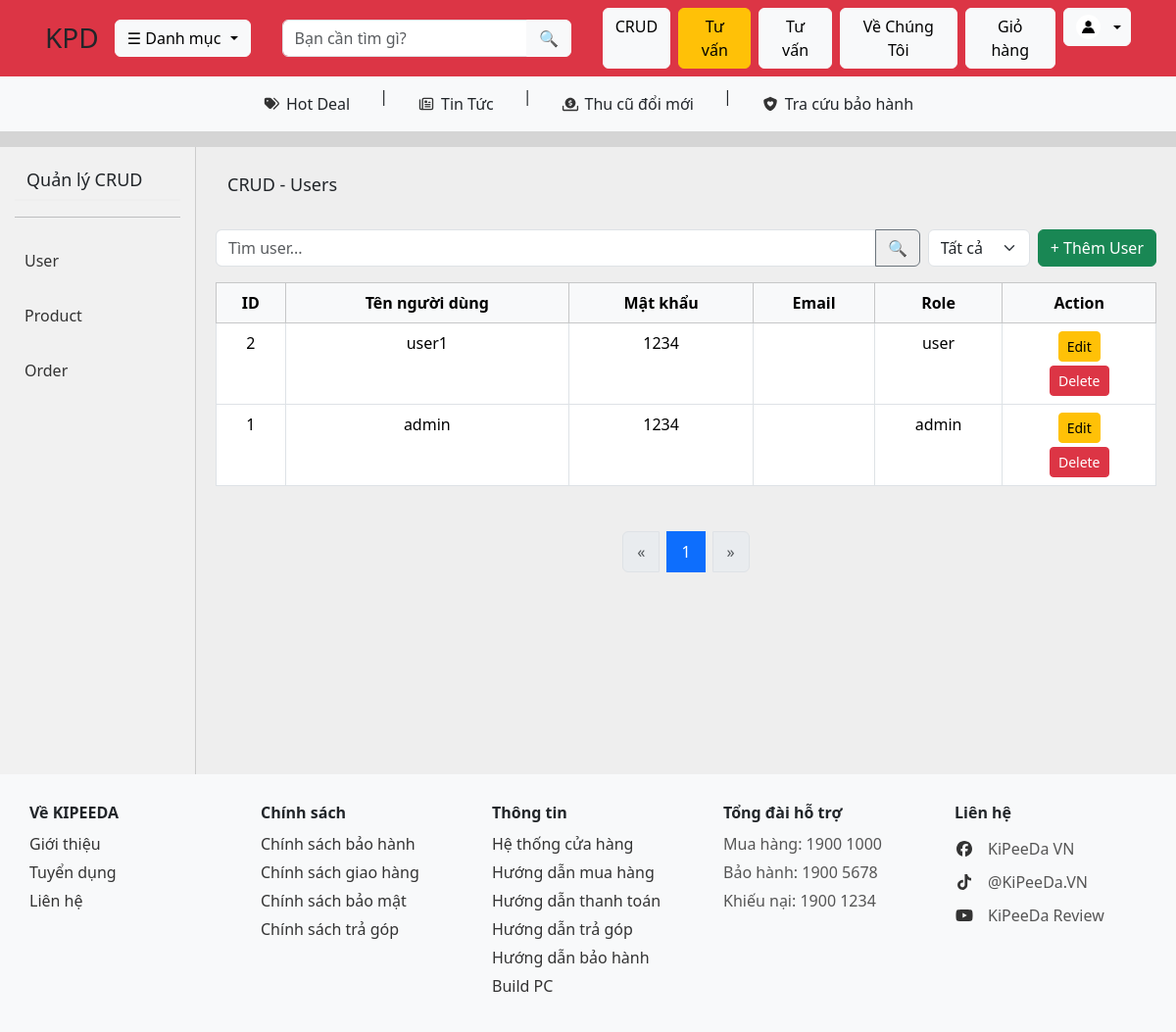
Page /user.php (signed in) on the earlier database version.
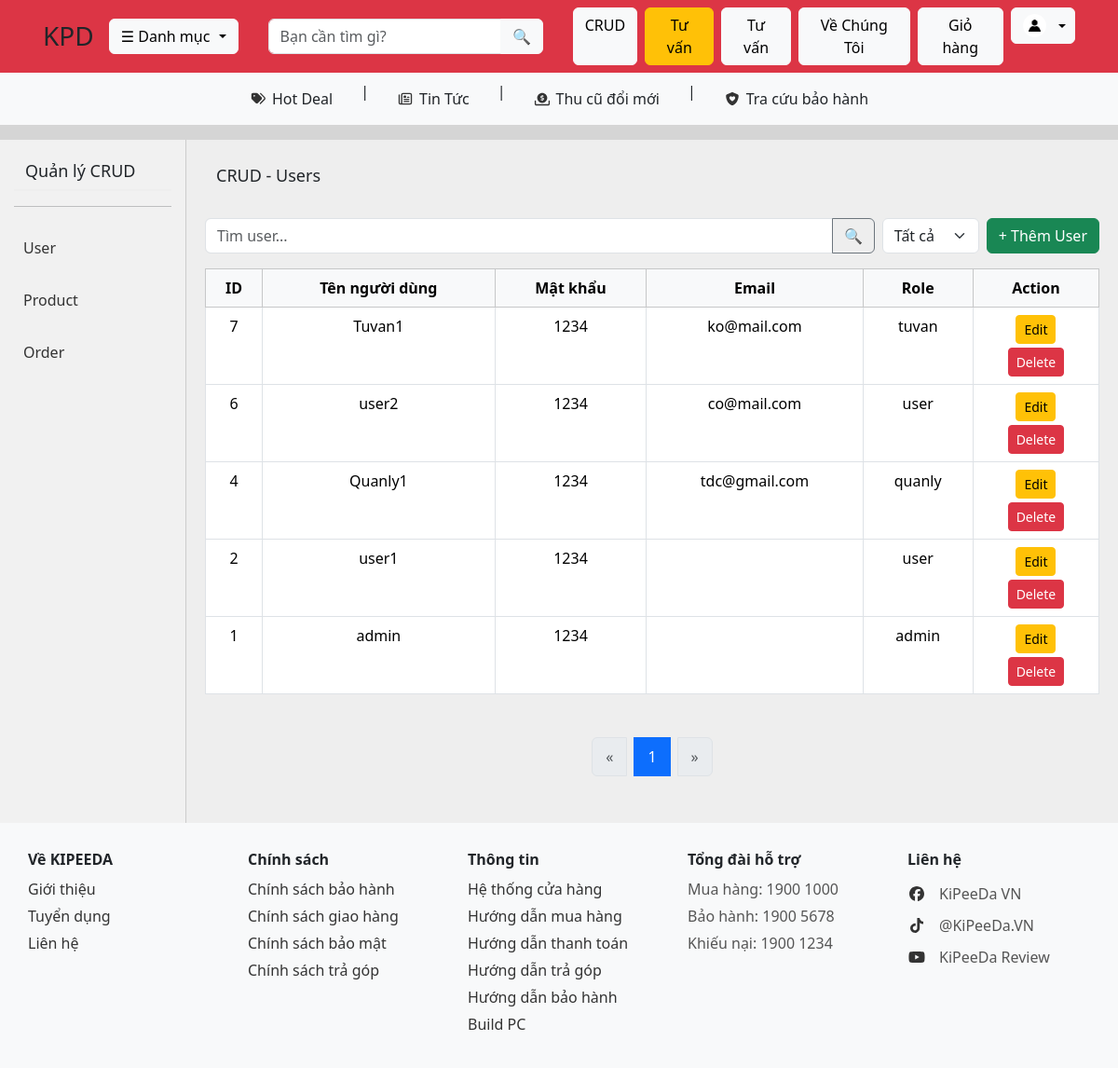
Same page on the later database version.
### tables this page shows
CREATE TABLE `users` (
  `id` int NOT NULL,
  `username` varchar(100) DEFAULT NULL,
  `password` varchar(255) DEFAULT NULL,
  `email` varchar(255) DEFAULT NULL,
  `role` enum('admin','user','quanly','tuvan') NOT NULL
);

### Database/Database.php (called while the page is built, shortened)
<?php
class Database
{
    private $host = "localhost";
    private $user = "root";
    private $pass = "";
    private $dbname = "kipeeda";
    public $conn;
    public function __construct()
    {
        $this->conn = new mysqli(
            $this->host,
            $this->user,
            $this->pass,
            $this->dbname
        );
        $this->conn->set_charset("utf8mb4");
    }
    public function select($sql, $types = "", $params = [])
    {
        $stmt = $this->conn->prepare($sql);
        if (!empty($params)) {
            $stmt->bind_param($types, ...$params);
        }
        $stmt->execute();
        $result = $stmt->get_result();
        $data = $result ? $result->fetch_all(MYSQLI_ASSOC) : [];
        return $data;
    }
    public function count($sql, $types = "", $params = [])
    {
        $stmt = $this->conn->prepare($sql);
        $stmt->execute();
        $stmt->bind_result($total);
        return $total ?? 0;
    }
}

### user.php (the view, shortened to what this page needs)
<?php
require_once "Database/Database.php";
$db = new Database();
$page = isset($_GET['page']) ? (int)$_GET['page'] : 1;
$limit = 10;
$total = $db->count("SELECT COUNT(*) FROM users");
$role = isset($_GET['role']) ? $_GET['role'] : "";
$params = [];
$types = "";
$whereSql = "";
$total = $db->count(
    "SELECT COUNT(*) FROM users $whereSql",
    $types,
    $params
);
$totalPage = ceil($total / $limit);
$offset = ($page - 1) * $limit;
$sql = "SELECT * FROM users
        $whereSql
        ORDER BY id DESC
        LIMIT ?, ?";
$params[] = $offset;
$params[] = $limit;
$types .= "ii";
$users = $db->select($sql, $types, $params);
?>
<!DOCTYPE html>
<html lang="vi">
<head>
    <link href="https://cdn.jsdelivr.net/npm/bootstrap@5.3.3/dist/css/bootstrap.min.css" rel="stylesheet">
    <link rel="stylesheet" href="public/css/style.css">
    <link rel="stylesheet" href="public/css/crud.css">
</head>
<body>
    <?php include "navbar.php"; ?>
    <div class="container-fluid mt-3">
        <div class="row">
            <div class="col-md-2 sidebar">
                <h6>Quản lý CRUD</h6>
                <hr>
                <ul class="list-unstyled">
                    <?php if ($_SESSION["role"] == "admin"): ?>
                        <li><a href="user.php">User</a></li>
                    <?php endif; ?>
                    <?php if (in_array($_SESSION["role"], ["admin", "quanly"])): ?>
                        <li><a href="crud.php">Product</a></li>
                        <li><a href="order.php">Order</a></li>
                    <?php endif; ?>
                </ul>
            </div>
            <div class="col-md-10 main-content">
                <div class="d-flex justify-content-between align-items-center mb-3">
                    <h5>CRUD - Users</h5>
                </div>
                <div class="d-flex gap-2 mb-3 flex-wrap">
                    <form method="GET" class="flex-grow-1">
                        <div class="input-group">
                            <input
                                type="search"
                                name="user_keyword"
                                class="form-control"
                                placeholder="Tìm user..."
                                value="<?= isset($_GET['user_keyword']) ? $_GET['user_keyword'] : '' ?>">
                            <button class="btn btn-outline-secondary" type="submit">
                                🔍
                            </button>
                        </div>
                    </form>
                    <select id="categoryFilter" class="form-select w-auto">
                        <option value="">Tất cả</option>
                    </select>
                    <button class="btn btn-success" data-bs-toggle="modal" data-bs-target="#addUserModal">
                        + Thêm User
                    </button>
                </div>
                <div class="table-responsive">
                    <table class="table table-bordered text-center">
                        <thead class="table-light">
                            <tr>
                                <th>ID </th>
                                <th>Tên người dùng </th>
                                <th>Mật khẩu </th>
                                <th>Email </th>
                                <th>Role</th>
                                <th>Action</th>
                            </tr>
                        </thead>
                        <tbody>
                            <?php foreach ($users as $u): ?>
                                <tr>
                                    <td><?= $u["id"] ?></td>
                                    <td><?= $u["username"] ?></td>
                                    <td><?= $u["password"] ?></td>
                                    <td><?= $u["email"] ?></td>
                                    <td><?= $u["role"] ?></td>
                                    <td>
                                        <button class="btn btn-warning btn-sm mb-1"
                                            data-bs-toggle="modal"
                                            data-bs-target="#edit<?= $u["id"] ?>">
                                            Edit
                                        </button>
                                        <br>
                                        <a href="?delete=<?= $u["id"] ?>"
                                            class="btn btn-danger btn-sm"
                                            onclick="return confirm('Xóa user này?')">
                                            Delete
                                        </a>
                                    </td>
                                </tr>
                            <?php endforeach; ?>
                        </tbody>
                    </table>
                </div>
                <nav>
                    <ul class="pagination justify-content-center">
                        <li class="page-item <?= ($page <= 1) ? 'disabled' : '' ?>">
                            <a class="page-link"
                                href="?page=<?= $page - 1 ?>&user_keyword=<?= urlencode($keyword) ?>&role=<?= urlencode($role) ?>">
                                «
                            </a>
                        </li>
                        <?php for ($i = 1; $i <= $totalPage; $i++): ?>
                            <li class="page-item <?= ($i == $page) ? 'active' : '' ?>">
                                <a class="page-link"
                                    href="?page=<?= $i ?>&user_keyword=<?= urlencode($keyword) ?>&role=<?= urlencode($role) ?>">
                                    <?= $i ?>
                                </a>
                            </li>
                        <?php endfor; ?>
                        <li class="page-item <?= ($page >= $totalPage) ? 'disabled' : '' ?>">
                            <a class="page-link"
                                href="?page=<?= $page + 1 ?>&user_keyword=<?= urlencode($keyword) ?>&role=<?= urlencode($role) ?>">
                                »
                            </a>
                        </li>
                    </ul>
                </nav>
            </div>
        </div>
    </div>
    <?php include "footer.php" ?>
</body>
</html>

### navbar.php (shortened to what this page needs)
<?php
require_once "Database/Database.php";
$db = new Database();
$categories = $db->select("SELECT * FROM categories");
$keyword = $_GET["keyword"] ?? "";
?>
<link rel="stylesheet" href="public/css/navbar.css">
<nav class="navbar navbar-expand-lg navbar-light bg-danger">
    <div class="container px-3">
        <a class="navbar-brand text-dark" href="index.php">
            <h3 class="m-0">KPD</h3>
        </a>
        <div class="collapse navbar-collapse" id="navbarMain">
            <?php $isIndex = basename($_SERVER['PHP_SELF']) == "index.php"; ?>
            <div class="d-flex flex-column flex-lg-row align-items-lg-center gap-3 w-100">
                <?php if ($isIndex): ?>
                    <div class="dropdown">
                        <button type="button" class="btn btn-light dropdown-toggle" id="btnCategory">
                            ☰ Danh mục
                        </button>
                        <ul class="dropdown-menu shadow" id="navMenu">
                            <?php foreach ($categories as $c): ?>
                                <li>
                                    <a class="dropdown-item" href="view.php?category=<?= $c['id'] ?>">
                                        <?= $c['name'] ?>
                                    </a>
                                </li>
                            <?php endforeach ?>
                        </ul>
                    </div>
                <?php else: ?>
                    <div class="dropdown">
                        <button class="btn btn-light dropdown-toggle" data-bs-toggle="dropdown">
                            ☰ Danh mục
                        </button>
                    </div>
                <?php endif; ?>
                <form action="view.php" method="GET" class="flex-grow-1 mx-3">
                    <div class="input-group">
                        <input type="search" name="keyword" value="<?= htmlspecialchars($keyword) ?>"
                            class="form-control" placeholder="Bạn cần tìm gì?">
                        <button class="btn btn-light" type="submit">
                            🔍
                        </button>
                    </div>
                </form>
                <div class="d-flex flex-column flex-lg-row gap-2">
                    <?php if (isset($_SESSION["role"])): ?>
                        <?php if ($_SESSION["role"] === "admin"): ?>
                            <a href="crud.php" class="btn btn-light">CRUD</a>
                            <a href="chat.php" class="btn btn-warning">Tư vấn</a>
                        <?php endif; ?>
                        <a href="chat.php" class="btn btn-light">Tư vấn</a>
                    <?php endif; ?>
                    <a href="faq.php" class="btn btn-light">Về Chúng Tôi</a></a>
                    <a href="cart.php" class="btn btn-light">Giỏ hàng</a>
                    <?php if (isset($_SESSION["user"])): ?>
                        <div class="dropdown">
                            <button class="btn btn-light dropdown-toggle d-flex align-items-center gap-2"
                                data-bs-toggle="dropdown" aria-expanded="false">
                                <img src="public/img/avatar/avatar.jpg" height="25px" width="25px" class="rounded-circle">
                            </button>
                        </div>
                    <?php else: ?>
                        <a href="login.php" class="btn btn-light">Đăng nhập</a>
                    <?php endif; ?>
                </div>
            </div>
        </div>
</nav>
<header class="bg-light py-2">
    <div class="container d-flex flex-wrap justify-content-center gap-3">
        <div class="navbar-content">
            <div class="feature-bar">
                <p>Hot Deal</p>
            </div>
            <p>|</p>
            <div class="feature-bar">
                <p>Tin Tức</p>
            </div>
            <p>|</p>
            <div class="feature-bar">
                <p>Thu cũ đổi mới</p>
            </div>
            <p>|</p>
            <div class="feature-bar">
                <p> Tra cứu bảo hành</p>
            </div>
        </div>
    </div>
</header>

### footer.php (shortened to what this page needs)
<link rel="stylesheet" href="public/css/footer.css">
<footer>
    <div class="footer container-fluid bg-light">
        <div class="footer-item">
            <h6 class="footer-title">Về KIPEEDA <span>+</span></h6>
            <div class="footer-content">
                <p><a href="faq.php?type=gioithieu">Giới thiệu</a></p>
                <p><a href="faq.php?type=tuyendung">Tuyển dụng</a></p>
                <p><a href="faq.php?type=lienhe">Liên hệ</a></p>
            </div>
        </div>
        <div class="footer-item">
            <h6 class="footer-title">Chính sách <span>+</span></h6>
            <div class="footer-content">
                <p><a href="faq.php?type=baohanh">Chính sách bảo hành</a></p>
                <p><a href="faq.php?type=giaohang">Chính sách giao hàng</a></p>
                <p> <a href="faq.php?type=baomat">Chính sách bảo mật</a></p>
                <p><a href="faq.php?type=tragop">Chính sách trả góp</a></p>
            </div>
        </div>
        <div class="footer-item">
            <h6 class="footer-title">Thông tin <span>+</span></h6>
            <div class="footer-content">
                <p><a href="faq.php?type=cuahang">Hệ thống cửa hàng</a></p>
                <p><a href="faq.php?type=muahang">Hướng dẫn mua hàng</a></p>
                <p><a href="faq.php?type=thanhtoan">Hướng dẫn thanh toán</a></p>
                <p><a href="faq.php?type=tragop_hd">Hướng dẫn trả góp</a></p>
                <p> <a href="faq.php?type=baohanh_hd">Hướng dẫn bảo hành</a></p>
                <p><a href="faq.php?type=buildpc">Build PC</a></p>
            </div>
        </div>
        <div class="footer-item">
            <h6 class="footer-title">Tổng đài hỗ trợ <span>+</span></h6>
            <div class="footer-content">
                <p>Mua hàng: 1900 1000</p>
                <p>Bảo hành: 1900 5678</p>
                <p>Khiếu nại: 1900 1234</p>
            </div>
        </div>
        <div class="footer-item">
            <h6 class="footer-title">Liên hệ <span>+</span></h6>
            <div class="footer-content">
                <div class="social">
                    <p>KiPeeDa VN</p>
                </div>
                <div class="social">
                    <p>@KiPeeDa.VN</p>
                </div>
                <div class="social">
                    <p>KiPeeDa Review</p>
                </div>
            </div>
        </div>
    </div>
</footer>

### public/css/style.css (style rules this page uses)
body { background: #cfcfcfda; }
img { max-width: 100%; height: auto; }
.container { padding: 0 10px; }

### public/css/crud.css (style rules this page uses)
.sidebar { background: #f1f1f1; min-height: 80vh; padding: 15px; border-right: 1px solid #ccc; }
.sidebar ul li { padding: 8px 0; }
.sidebar a { text-decoration: none; color: black; }
.main-content { background: #eee; min-height: 80vh; padding: 20px; }
.sidebar h6 { padding: 8px 10px; }
.sidebar h6, .main-content h5 { font-size: 18px; padding: 8px 12px; border-bottom: 2px solid #eee; }
.pagination { display: flex; justify-content: center; gap: 8px; margin: 30px 0; }
.pagination a { padding: 8px 14px; border: 1px solid #ddd; text-decoration: none; color: #333; }
th { cursor: pointer; user-select: none; white-space: nowrap; }
.sidebar a { display: block; padding: 8px 10px; color: #333; border-radius: 6px; text-decoration: none; transition: 0.2s; }

### public/css/navbar.css (style rules this page uses)
.navbar-content { display: flex; align-items: center; gap: 30px; }
.feature-bar { display: flex; align-items: center; gap: 6px; position: relative; }
.feature-bar svg { width: 18px; height: 18px; fill: #333; display: block; }
.feature-bar { display: flex; align-items: center; gap: 6px; }
.feature-bar p { margin: 0; }
.navbar img { object-fit: cover; }
.dropdown-toggle::after { margin-left: 5px; }

### public/css/footer.css (style rules this page uses)
footer { background: #f5f5f5; }
.footer { max-width: 1200px; margin: auto; display: flex; flex-wrap: wrap; gap: 40px; padding: 30px; }
.footer-item { flex: 1; min-width: 180px; }
.footer-content a { text-decoration: none; color: #333; display: block; transition: 0.2s; }
.footer-title { font-weight: bold; margin-bottom: 10px; display: flex; justify-content: space-between; }
.footer-content p { margin: 5px 0; color: #555; }
.footer-content svg { width: 20px; height: 20px; fill: #333; margin-right: 6px; }
.social { display: flex; align-items: center; gap: 8px; }

Differences in the rows shown:
added users: id "7", username "Tuvan1", password "1234", email "ko@mail.com", role "tuvan"
added users: id "6", username "user2", password "1234", email "co@mail.com", role "user"
added users: id "4", username "Quanly1", password "1234", email "tdc@gmail.com", role "quanly"
